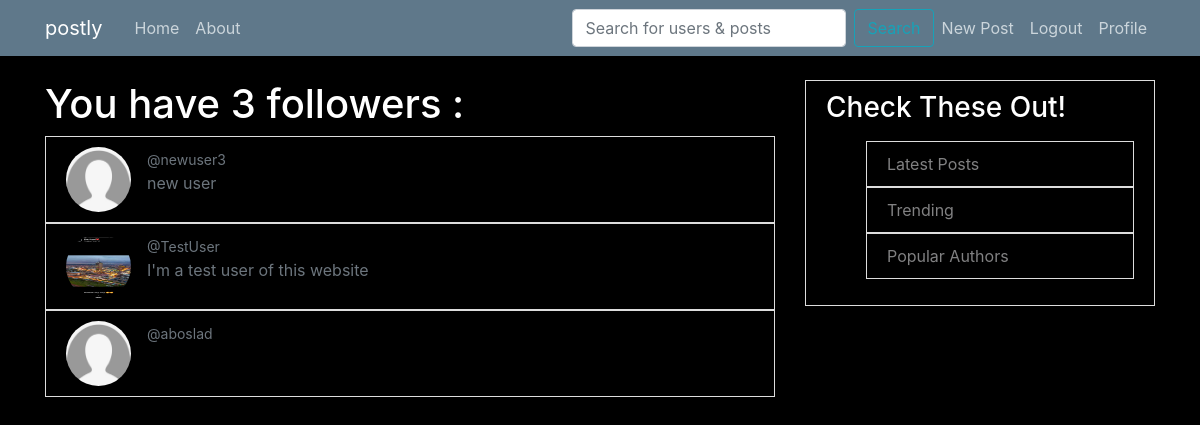
The page /rotisary/followers/ (signed in) on the database as committed earlier.
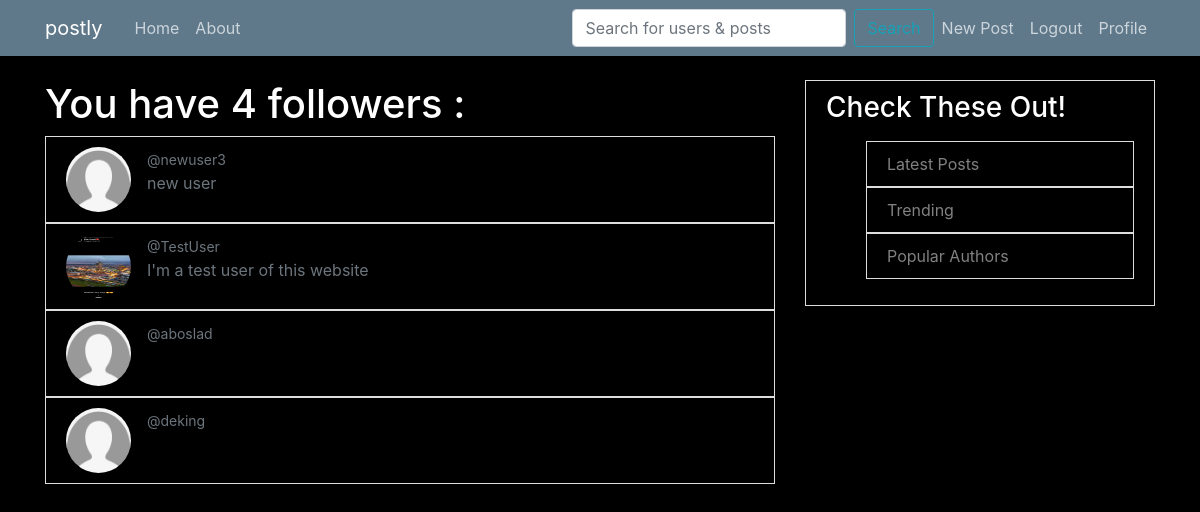
The same page on the database as committed later.
### users/models.py (models this page shows, shortened)
class Profile(models.Model):
    user = models.OneToOneField(User, on_delete=models.CASCADE)
    follows = models.ManyToManyField("self",
         related_name = 'followed_by',
         symmetrical = False,
         blank = True)
    image = models.ImageField(default='default.jpg', upload_to='profile_pics')
    bio = models.TextField()
    def __str__(self):
        return self.user.username
    def number_of_followers(self):
        return self.followed_by.count()

### users/views.py (the view)
# urls.py: path('<str:username>/followers/', FollowersListView.as_view(), name='followers'),
class FollowersListView(LoginRequiredMixin, ListView):
    model = Profile
    template_name = 'users/followers.html'
    paginate_by = 2
    def get_context_data(self, **kwargs):
        user = get_object_or_404(User, username=self.kwargs.get('username'))
        context = super(FollowersListView, self).get_context_data(**kwargs)
        context['profile'] = Profile.objects.filter(user=user).first()
        return context

### users/templates/users/followers.html
{% extends 'blog/base.html' %}
{% block content %}
  {% if profile.user == user %}
    <h1> You have {{ profile.number_of_followers }} followers :</h1>
  {% else %}
    <h1>{{ profile.user.username }} has {{ profile.number_of_followers }} followers:</h1>
  {% endif %}
        {% for follower in profile.followed_by.all %}
            <div class="media content-section">
                <img class="rounded-circle  article-img"  src="{{ follower.image.url }}">
                <div class="media-body" >
                    <a href="{% url 'profile' follower.user.username %}">
                        <small class="text-muted"  >
                            @{{ follower }}
                        </small>
                    </a>
                    <p class="text-secondary">{{ follower.bio }}</p>
                </div>
            </div>
        {% endfor %}
{% endblock content %}

Rows that differ between the two databases and show on the page:
computed for Profile (number 1 of 5 on the later page): number_of_followers "3" → "4"
added Profile: image (placeholder picture), user.username "deking"
